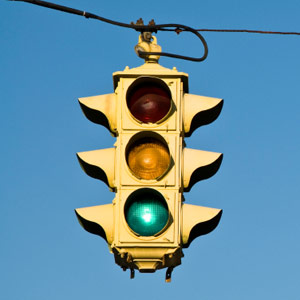
//> input picture cannyedgedetector/tl_irl.jpg, 300 x 300 px
$ ./main   (built with g++ and OpenCV 4)
//> lines starting //> are read from the running program, lines starting //| are printed output that depends on the picture
#include "opencv2/core/core.hpp"
#include "opencv2/highgui/highgui.hpp"
#include "opencv2/imgproc/imgproc.hpp"
#include "iostream"

using namespace cv;
using namespace std;

int main( )
{
    Mat src1;
    src1 = imread("tl_irl.jpg", CV_LOAD_IMAGE_COLOR);
//> src1 is the input picture: 300 rows x 300 cols, CV_8UC3; mean B, G, R 163.4, 142.4, 97.9
    namedWindow( "Original image", CV_WINDOW_AUTOSIZE );
    imshow( "Original image", src1 );

    Mat gray, edge, draw;
    cvtColor(src1, gray, CV_BGR2GRAY);
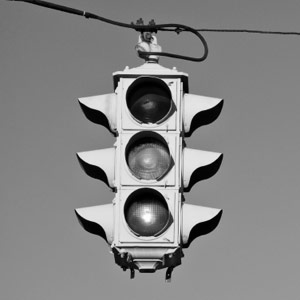
//> gray: 300 rows x 300 cols, CV_8UC1; min 0, max 255, mean 131.5

    Canny( gray, edge, 50, 150, 3);
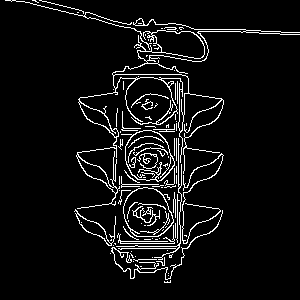
//> edge: 300 rows x 300 cols, CV_8UC1; 6.3% white in thin lines or dots

    edge.convertTo(draw, CV_8U);
    namedWindow("image", CV_WINDOW_AUTOSIZE);
    imshow("image", draw);

    waitKey(0);
    return 0;
}
